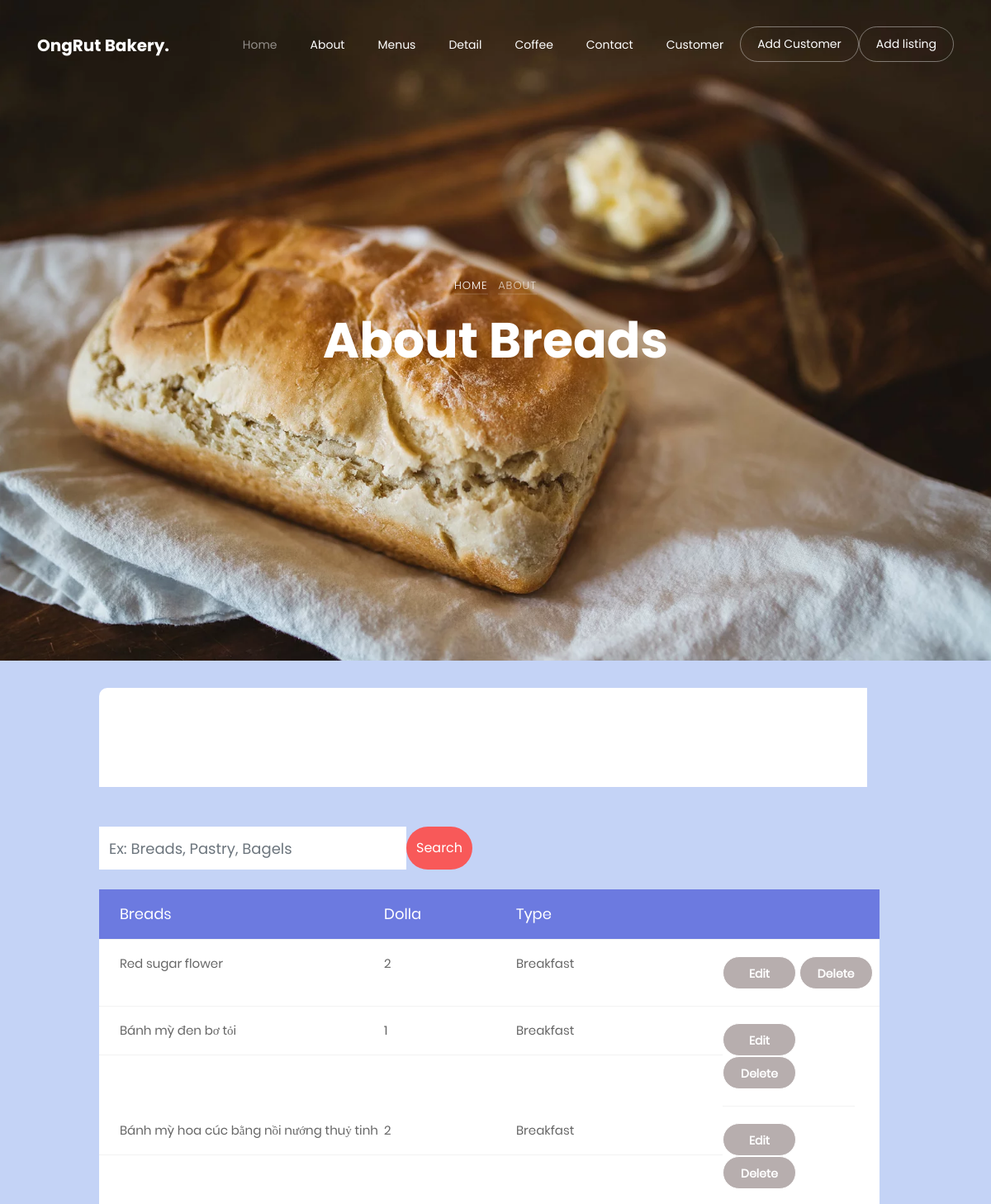
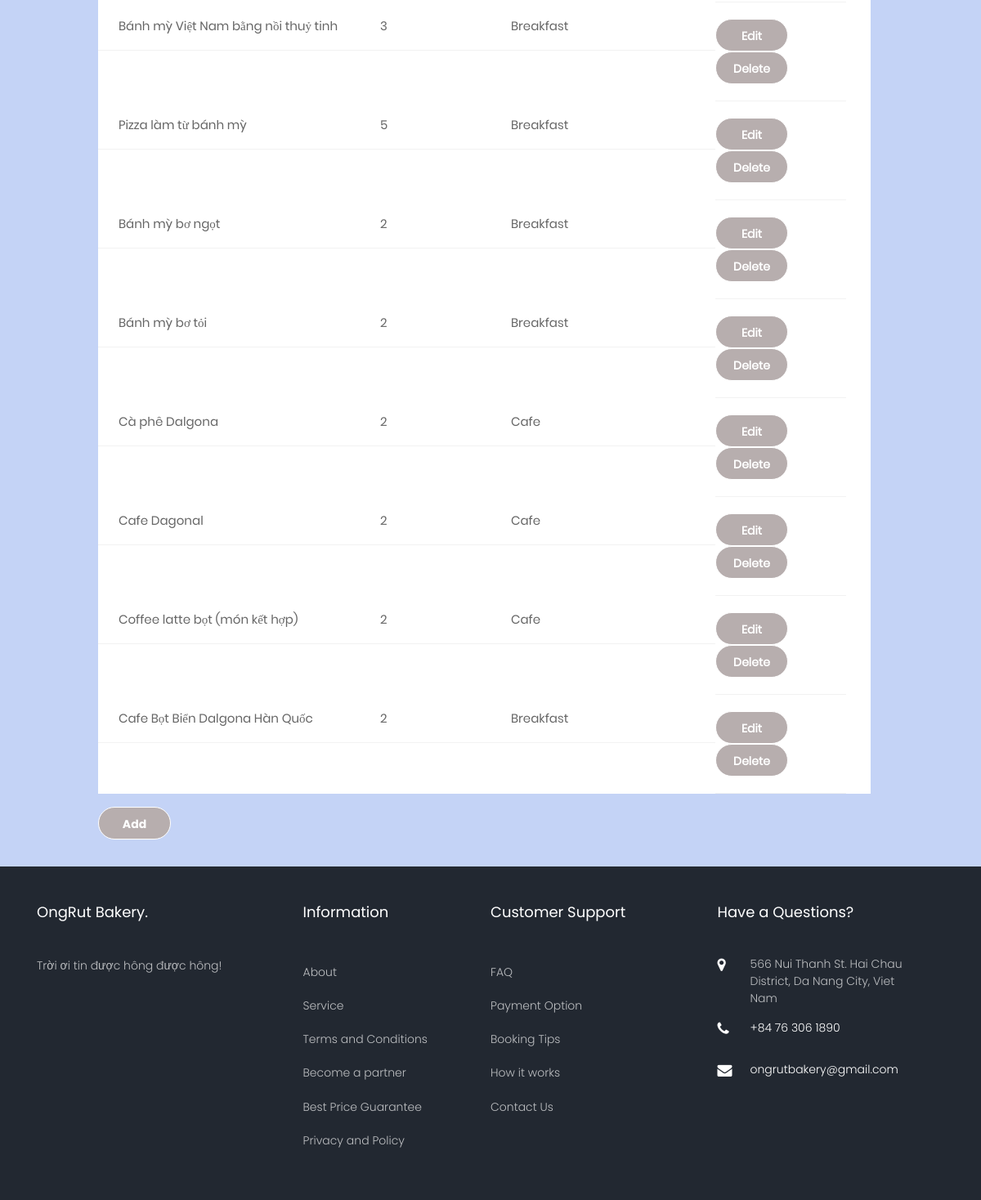
Page /about.php (signed in) on the committed database (2 pictures, top to bottom).
### tables this page shows
CREATE TABLE `table_banhmy` (
  `id` int(10) NOT NULL,
  `thuc_don` varchar(50) NOT NULL,
  `ten` varchar(50) NOT NULL,
  `gia` int(20) NOT NULL,
  `hinh` text NOT NULL,
  `mo_ta` text NOT NULL
);

### about.php (the view, shortened to what this page needs)
<!DOCTYPE html>
<html lang="en">
  <head>
	  <link rel="stylesheet" type="text/css" href="vendor/bootstrap/css/bootstrap.min.css">
	  <link rel="stylesheet" type="text/css" href="fonts/font-awesome-4.7.0/css/font-awesome.min.css">
	  <link rel="stylesheet" type="text/css" href="vendor/animate/animate.css">
	  <link rel="stylesheet" type="text/css" href="vendor/select2/select2.min.css">
	  <link rel="stylesheet" type="text/css" href="vendor/perfect-scrollbar/perfect-scrollbar.css">
	  <link rel="stylesheet" type="text/css" href="css/util.css">
	  <link rel="stylesheet" type="text/css" href="css/main.css">
		<link rel="stylesheet" href="https://use.fontawesome.com/releases/v5.5.0/css/all.css">
    <link rel="stylesheet" href="css/open-iconic-bootstrap.min.css">
    <link rel="stylesheet" href="css/animate.css">
    <link rel="stylesheet" href="css/owl.carousel.min.css">
    <link rel="stylesheet" href="css/owl.theme.default.min.css">
    <link rel="stylesheet" href="css/magnific-popup.css">
    <link rel="stylesheet" href="css/aos.css">
    <link rel="stylesheet" href="css/ionicons.min.css">
    <link rel="stylesheet" href="css/bootstrap-datepicker.css">
    <link rel="stylesheet" href="css/jquery.timepicker.css">
    <link rel="stylesheet" href="css/flaticon.css">
    <link rel="stylesheet" href="css/icomoon.css">
    <link rel="stylesheet" href="css/style.css">
  </head>
  <body>
    <nav class="navbar navbar-expand-lg navbar-dark ftco_navbar bg-dark ftco-navbar-light" id="ftco-navbar">
      <div class="container">
        <a class="navbar-brand" href="index.php">OngRut Bakery.</a>
        <div class="collapse navbar-collapse" id="ftco-nav">
          <ul class="navbar-nav ml-auto">
            <li class="nav-item active"><a href="index.php" class="nav-link">Home</a></li>
            <li class="nav-item"><a href="about.php" class="nav-link">About</a></li>
            <li class="nav-item"><a href="menus.php" class="nav-link">Menus</a></li>
            <li class="nav-item"><a href="detail.php" class="nav-link">Detail</a></li>
            <li class="nav-item"><a href="coffee.php" class="nav-link">Coffee</a></li>
            <li class="nav-item"><a href="contact.php" class="nav-link">Contact</a></li>
            <li class="nav-item"><a href="customer.php" class="nav-link">Customer</a></li>
            <li class="nav-item cta"><a href="add_KH.php" class="nav-link"><span>Add Customer</span></a></li>
            <li class="nav-item cta"><a href="add.php" class="nav-link"><span>Add listing</span></a></li>
          </ul>
        </div>
      </div>
    </nav>
    <div class="hero-wrap js-fullheight" style="background-image: url('images/91.webp');">
      <div class="container">
        <div style="background: none" class="row no-gutters slider-text js-fullheight align-items-center justify-content-center" data-scrollax-parent="true">
          <div class="col-md-9 text-center ftco-animate" data-scrollax=" properties: { translateY: '70%' }">
            <p class="breadcrumbs" data-scrollax="properties: { translateY: '30%', opacity: 1.6 }"><span class="mr-2"><a href="index.html">Home</a></span> <span>About</span></p>
            <h1 class="mb-3 bread" data-scrollax="properties: { translateY: '30%', opacity: 1.6 }">About Breads</h1>
          </div>
        </div>
      </div>
    </div>
    <div class="limiter">
      <div class="container-table100">
        <div class="wrap-table100">
            <div class="container">
                <div class="row justify-content-start mb-5 pb-3">
                </div>
              </div>
              <div class="my-4">
              <form style="padding-top: 0px !important" action="" method="post" class="d-block d-flex">
                <div style="padding-top: 0px !important" class="fields d-block d-flex">
                  <div class="textfield-search one-third">
                  	<input type="text" name="Search" class="form-control" placeholder="Ex: Breads, Pastry, Bagels">
                  </div>
                </div>
                <input type="submit" name="SubmitSearch" class="search-submit btn btn-primary" value="Search">
              </form>
            </div>
              <div class="table" method="post">
                <div class="row header">
                  <div class="cell">
                    Breads
                  </div>
                  <div class="cell">
                    Dolla
                  </div>
                  <div class="cell">
                    Type
                  </div>
                  <div class="cell">
                  </div>
                </div>
                  <?php
                    $conn = mysqli_connect("localhost" , "root" , "" , "banhmy");
                    mysqli_set_charset($conn, 'UTF-8');
                    if (isset($_POST["SubmitSearch"]))
                    {
                      $ten=$_POST["Search"];
                      $result=mysqli_query($conn, "SELECT `thuc_don`,`ten`,`gia` FROM table_banhmy WHERE ten LIKE '%$ten%' ");
                    }
                    else
                    {
                        $result=mysqli_query($conn, "select * from table_banhmy;");
                    }
                    while($row=mysqli_fetch_assoc($result))
                    {
                  ?>
                      <div class="row">
                        <div class="cell" data-title="Breads" id="">
                          <?php echo $row["ten"]; ?>
                        </div>
                        <div class="cell" data-title="Dolla">
                            <?php echo $row["gia"];?>
                        </div>
                        <div class="cell" data-title="Type">
                            <?php
                              if ($row["thuc_don"] =="0")
                                echo "Breakfast";
                              else if($row["thuc_don"] =="1")
                                echo "Lunch";
                              else if($row["thuc_don"] =="2")
                                echo "Cafe";
                              else if($row["thuc_don"] =="3")
                                echo "BREAD AND BAKERY CASE";
                              else if ($row["thuc_don"] =="4")
                                echo "DRINKS";
                            ?>
                        </div>
                        <div class="cell" data-title="Button">
                          <a href="edit.php?id=<?php echo $row["id"]; ?>"><button name="" id="thnb" class="button-clean-fruit"  onclick="background()">Edit</button>
                          <a href="delete.php?id=<?php echo $row["id"]; ?>"><button name="" id="thnc" class="button-clean-fruit"  onclick="size()">Delete</button>
                        </div>
                      </div>
                    <?php
                      }
                    ?>
              </div>
            <a style="color: #fff" href="add.php"><button id="thna" class="button-clean-fruit" onclick="color()">Add</button></a>
        </div>
      </div>
    </div>
    <footer class="ftco-footer ftco-bg-dark ftco-section">
      <div class="container">
        <div style="margin-bottom: 0 !important; background: none" class="row mb-5">
          <div class="col-md">
            <div class="ftco-footer-widget mb-4">
              <h2 class="ftco-heading-2">OngRut Bakery.</h2>
              <p>Trời ơi tin được hông được hông!</p>
              <ul class="ftco-footer-social list-unstyled float-md-left float-lft mt-5">
              </ul>
            </div>
          </div>
          <div class="col-md">
            <div class="ftco-footer-widget mb-4 ml-md-5">
              <h2 class="ftco-heading-2">Information</h2>
              <ul class="list-unstyled">
                <li><a href="#" class="py-2 d-block">About</a></li>
                <li><a href="#" class="py-2 d-block">Service</a></li>
                <li><a href="#" class="py-2 d-block">Terms and Conditions</a></li>
                <li><a href="#" class="py-2 d-block">Become a partner</a></li>
                <li><a href="#" class="py-2 d-block">Best Price Guarantee</a></li>
                <li><a href="#" class="py-2 d-block">Privacy and Policy</a></li>
              </ul>
            </div>
          </div>
          <div class="col-md">
              <div class="ftco-footer-widget mb-4">
              <h2 class="ftco-heading-2">Customer Support</h2>
              <ul class="list-unstyled">
                <li><a href="#" class="py-2 d-block">FAQ</a></li>
                <li><a href="#" class="py-2 d-block">Payment Option</a></li>
                <li><a href="#" class="py-2 d-block">Booking Tips</a></li>
                <li><a href="#" class="py-2 d-block">How it works</a></li>
                <li><a href="#" class="py-2 d-block">Contact Us</a></li>
              </ul>
            </div>
          </div>
          <div class="col-md">
            <div class="ftco-footer-widget mb-4">
              <h2 class="ftco-heading-2">Have a Questions?</h2>
              <div class="block-23 mb-3">
                <ul>
                  <li><span class="icon icon-map-marker"></span><span class="text">566 Nui Thanh St. Hai Chau District, Da Nang City, Viet Nam</span></li>
                  <li><a href="#"><span class="icon icon-phone"></span><span class="text">+84 76 306 1890</span></a></li>
                  <li><a href="#"><span class="icon icon-envelope"></span><span class="text">ongrutbakery@gmail.com</span></a></li>
                </ul>
              </div>
            </div>
          </div>
        </div>
      </div>
    </footer>
  </body>
</html>

### css/main.css (style rules this page uses)
* { margin: 0px; padding: 0px; box-sizing: border-box; }
body, html { height: 100%; font-family: sans-serif; }
a { margin: 0px; transition: all 0.4s; -webkit-transition: all 0.4s; -o-transition: all 0.4s; -moz-transition: all 0.4s; }
h1,h2,h3,h4,h5,h6 { margin: 0px; }
p { margin: 0px; }
ul, li { margin: 0px; list-style-type: none; }
input { display: block; outline: none; border: none !important; }
button { outline: none !important; border: none; background: transparent; }
.limiter { width: 100%; margin: 0 auto; }
.container-table100 { width: 100%; min-height: 100vh; background: #c4d3f6; display: -webkit-box; display: -webkit-flex; display: -moz-box; display: -ms-flexbox; display: flex; align-items: center; justify-content: center; flex-wrap: wrap; padding: 33px 30px; }
.wrap-table100 { width: 960px; border-radius: 10px; overflow: hidden; }
.table { width: 100%; display: table; margin: 0; }
.row { display: table-row; background: #fff; }
.row.header { color: #ffffff; background: #6c7ae0; }
.cell { display: table-cell; }
.row .cell { font-family: Poppins-Regular; font-size: 15px; color: #666666; line-height: 1.2; font-weight: unset !important; padding-top: 20px; padding-bottom: 20px; border-bottom: 1px solid #f2f2f2; }
.row.header .cell { font-family: Poppins-Regular; font-size: 18px; color: #fff; line-height: 1.2; font-weight: unset !important; padding-top: 19px; padding-bottom: 19px; }
.row .cell:nth-child(1) { width: 360px; padding-left: 40px; }
.row .cell:nth-child(2) { width: 160px; }
.row .cell:nth-child(3) { width: 250px; }
.row .cell:nth-child(4) { width: 190px; }
.table, .row { width: 100% !important; }
.button-clean-fruit { border-radius: 23px; border-width: 1px; border-style: solid; border-color: rgba(255,255,255,1); font-weight: 700; line-height: 40px; font-size: 14px; background-color: #b7aeae; text-align: center; color: #fff; top: 665px; padding: 0px; width: 89px; height: 40px; display: table-cell; vertical-align: middle; }

### css/icomoon.css (style rules this page uses)
[class^="icon-"], [class*=" icon-"] { font-family: 'icomoon' !important; speak: none; font-style: normal; font-weight: normal; font-variant: normal; text-transform: none; line-height: 1; -webkit-font-smoothing: antialiased; -moz-osx-font-smoothing: grayscale; }
.icon-map-marker:before { content: "\f041"; }
.icon-phone:before { content: "\f095"; }
.icon-envelope:before { content: "\f0e0"; }

### rows in the picture
table_banhmy: ten "Red sugar flower", gia "2", thuc_don "Breakfast"
table_banhmy: ten "Bánh mỳ đen bơ tỏi", gia "1", thuc_don "Breakfast"
table_banhmy: ten "Bánh mỳ hoa cúc bằng nồi nướng thuỷ tinh", gia "2", thuc_don "Breakfast"
table_banhmy: ten "Bánh mỳ Việt Nam bằng nồi thuỷ tinh", gia "3", thuc_don "Breakfast"
table_banhmy: ten "Pizza làm từ bánh mỳ", gia "5", thuc_don "Breakfast"
table_banhmy: ten "Bánh mỳ bơ ngọt", gia "2", thuc_don "Breakfast"
table_banhmy: ten "Bánh mỳ bơ tỏi", gia "2", thuc_don "Breakfast"
table_banhmy: ten "Cà phê Dalgona", gia "2", thuc_don "Cafe"
table_banhmy: ten "Cafe Dagonal", gia "2", thuc_don "Cafe"
table_banhmy: ten "Coffee latte bọt (món kết hợp)", gia "2", thuc_don "Cafe"
table_banhmy: ten "Cafe Bọt Biển Dalgona Hàn Quốc", gia "2", thuc_don "Breakfast"
